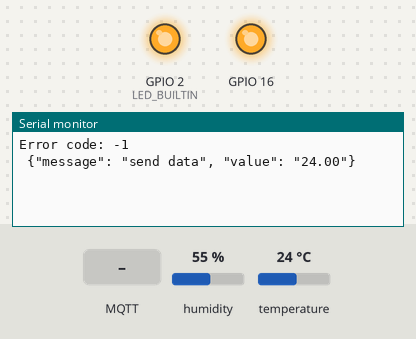
A sketch run on a simulated ESP8266 (NodeMCU). On the bench: output pins drawn as LEDs (lit = HIGH, except the on-board LED, lit = LOW), the last lines printed to the serial monitor. Inputs (shaded band) come from the test bench; at power-on: humidity 55 %, temperature 24 °C. WiFi joins after 1.5 s; servers stay silent unless stated; random numbers use the default seed unless the sketch sets one; no MQTT or app messages arrive unless stated.

Above: at 2.7 s.
2.8 s: MQTT message "1" arrives on the first subscribed topic
At 6.93 s:
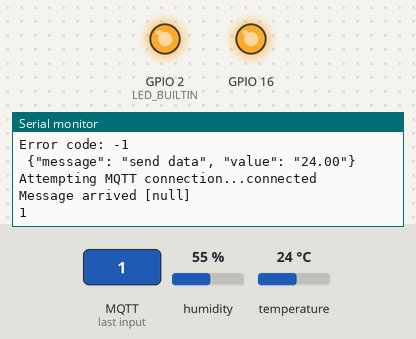
8.2 s: MQTT message "on" arrives on the first subscribed topic
At 12.16 s:
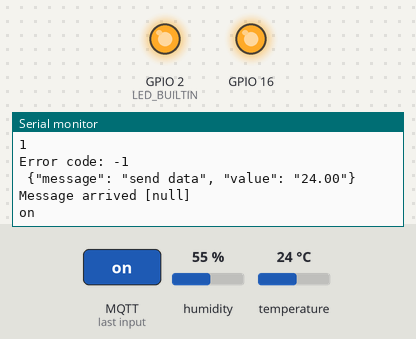
13.5 s: MQTT message "off" arrives on the first subscribed topic
At 17.38 s:
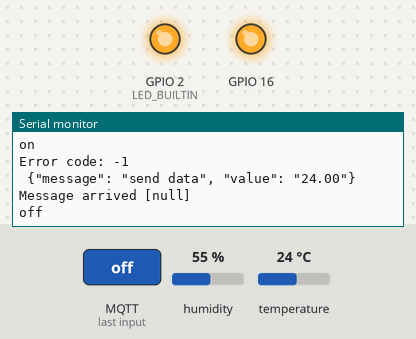

Measured:
- after the input at 2.8 s, the serial monitor: prints a new line after 4.0 s (image 1)
- after the input at 8.2 s, the serial monitor: prints a new line after 3.8 s (image 2)
- after the input at 13.5 s, the serial monitor: prints a new line after 3.7 s (image 3)

The sketch:

DHT-11_sensor.ino
```cpp
#include <ESP8266WiFi.h> //https://github.com/esp8266/Arduino
#include <DNSServer.h>
#include <ESP8266WebServer.h>
#include <ESP8266HTTPClient.h>
#include "WiFiManager.h"
#include <ArduinoJson.h>
#include <PubSubClient.h>
#include <iostream>
#include <string.h>
#include <DHT.h>
#define DHTPIN 14    // Chân dữ liệu của DHT 11 , với NodeMCU chân D5 GPIO là 14
#define DHTTYPE DHT11
DHT dht(DHTPIN, DHTTYPE);
boolean sendreq = false;
WiFiClient client;
HTTPClient http;
PubSubClient mqtt_client(client);
String requestUrl = "http://iot-platform-application-912380012.ap-southeast-1.elb.amazonaws.com/api/v1/device/verifydevice/123456";
//String requestUrl = "http://192.168.30.100:5000/api/v1/device/verifydevice/a4ad9sj12bd";
//String gatewayip;
String payload;
String controltp;
unsigned long lastMsg = 0;
#define MSG_BUFFER_SIZE	(500)
char msg[MSG_BUFFER_SIZE];
char senddata[500];
int value = 0;
char sendlwd[500];
char sendlwc[500];
const char* stream;
void configModeCallback (WiFiManager *myWiFiManager)
{
  Serial.println("Entered config mode");
  Serial.println(WiFi.softAPIP());
  Serial.println(myWiFiManager->getConfigPortalSSID());
}
void setup()
{
  Serial.begin(115200);
  pinMode(LED_BUILTIN, OUTPUT);
  pinMode(16, OUTPUT);
  digitalWrite(16, HIGH);
  dht.begin();
  //Khai báo wifiManager thuộc class WiFiManager, được quy định trong file WiFiManager.h
  WiFiManager wifiManager;
  //có thểreset các cài đặt cũ bằng cách gọi hàm:
  //wifiManager.resetSettings();
  //Cài đặt callback, khi kết nối với wifi cũ thất bại, thiết bị sẽ gọi hàm callback
  //và khởi động chế độ AP với SSID được cài tự động là "ESP+chipID"
  wifiManager.setAPCallback(configModeCallback);
  if (!wifiManager.autoConnect())
  {
  Serial.println("failed to connect and hit timeout");
  //Nếu kết nối thất bại, thử kết nối lại bằng cách reset thiết bị
  ESP.reset();
  delay(1000);
  }
  //Nếu kết nối wifi thành công, in thông báo ra màn hình
  mqtt_client.setCallback(callback);
}
void callback(char* topic, byte* payload, unsigned int length) {
  char str[length+1];
  Serial.print("Message arrived [");
  Serial.print(topic);
  Serial.println("] ");
  int i;
  for (i=0; i<length; i++) {
    Serial.print((char)payload[i]);
    str[i]=(char)payload[i];
  }
  str[i] = 0; // Null termination
  Serial.println();
}
void loop()
{
  if (WiFi.status() == WL_CONNECTED) {
    if ( sendreq == false){
      http.begin(client, requestUrl);
      int httpResponseCode = http.GET();
      if (httpResponseCode == HTTP_CODE_OK) {
        payload = http.getString();
        Serial.println("Response payload: " + payload);
        sendreq = true;
      }
      else {
        Serial.print("Error code: ");
        Serial.println(httpResponseCode);
      }
      http.end();
    }
    DynamicJsonDocument doc(1024);
    deserializeJson(doc, payload);
    JsonObject obj = doc.as<JsonObject>();
    String gatewayip = obj["gatewayip"];
    String controltopic = obj["controlTopic"];
    String datastream = doc["datastream"];
    const char* gwip = gatewayip.c_str();
    mqtt_client.setServer(gwip, 1883);
    const char* controltp = controltopic.c_str();
    stream = datastream.c_str();
    mqtt_client.subscribe(controltp);
    float t = dht.readTemperature();
    dtostrf(t, 2, 2, msg);
    //create json to publish
    sprintf(senddata, "%s", ""); // Cleans the payload content
    sprintf(senddata, "%s {\"message\": %s", senddata, "\"send data\""); // Adds the contect
    sprintf(senddata, "%s, \"value\": \"%s\"}", senddata, msg); // Adds value
    mqtt_client.publish(stream, senddata);
    Serial.println(senddata);
    delay(5000);
    if (!mqtt_client.connected()) {
      reconnect();
    }
    mqtt_client.loop();
  } else {
    Serial.println("WiFi Disconnected");
  }
}
void reconnect() {
  // Loop until we're reconnected
  while (!mqtt_client.connected()) {
    Serial.print("Attempting MQTT connection...");
    // Create a random client ID
    String clientId = "ESP8266Client-";
    clientId += String(random(0xffff), HEX);
    sprintf(sendlwd, "%s", ""); // Cleans the payload content
    sprintf(sendlwd, "%s {\"message\": %s", sendlwd, "\"Last will\""); // Adds the contect
    sprintf(sendlwd, "%s, \"value\": \"%s\"}", sendlwd, "Device Disconnected"); // Adds value
    sprintf(sendlwc, "%s", ""); // Cleans the payload content
    sprintf(sendlwc, "%s {\"message\": %s", sendlwc, "\"Last will\""); // Adds the contect
    sprintf(sendlwc, "%s, \"value\": \"%s\"}", sendlwc, "Device Connected"); // Adds value
    // Attempt to connect
    if (mqtt_client.connect(clientId.c_str(), stream, 0, false, sendlwd)) {
      Serial.println("connected");
      // Once connected, publish an announcement...
      mqtt_client.publish(stream, sendlwc);
    } else {
      Serial.print("failed, rc=");
      Serial.print(mqtt_client.state());
      Serial.println(" try again in 5 seconds");
      // Wait 5 seconds before retrying
      delay(5000);
    }
  }
}
```
